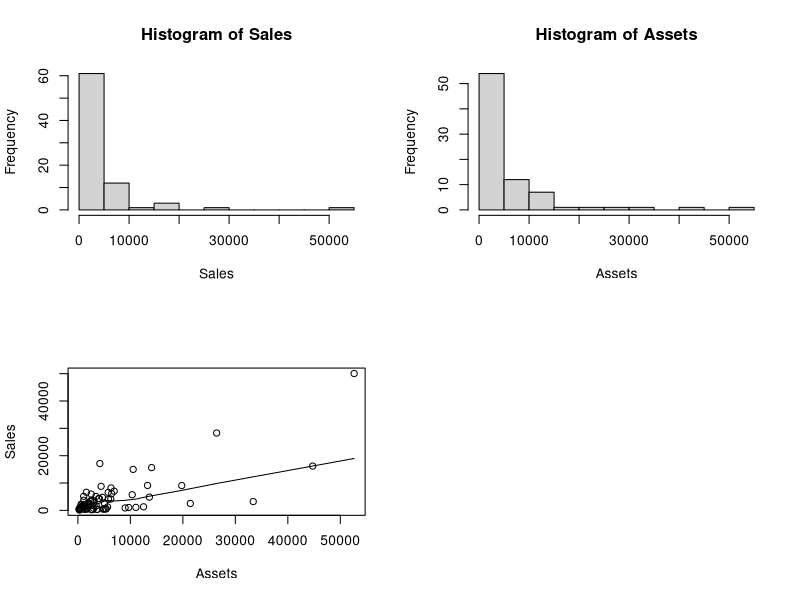
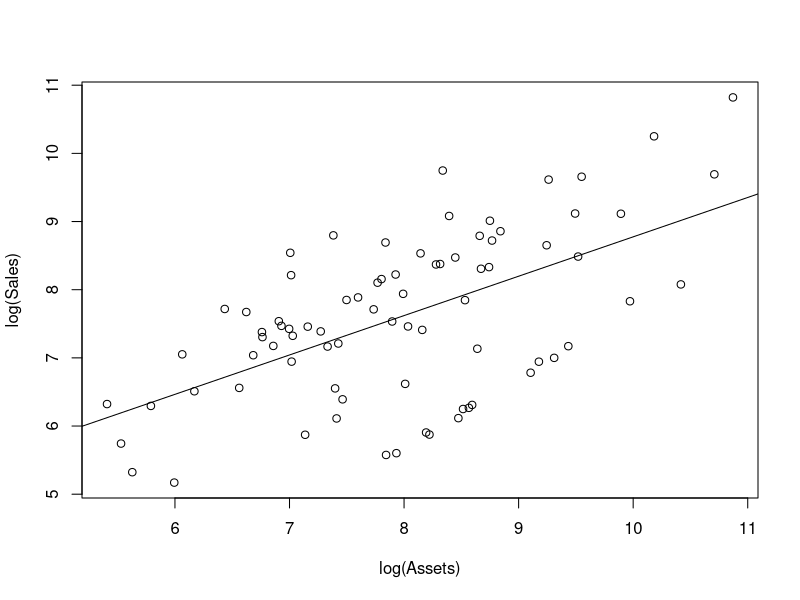
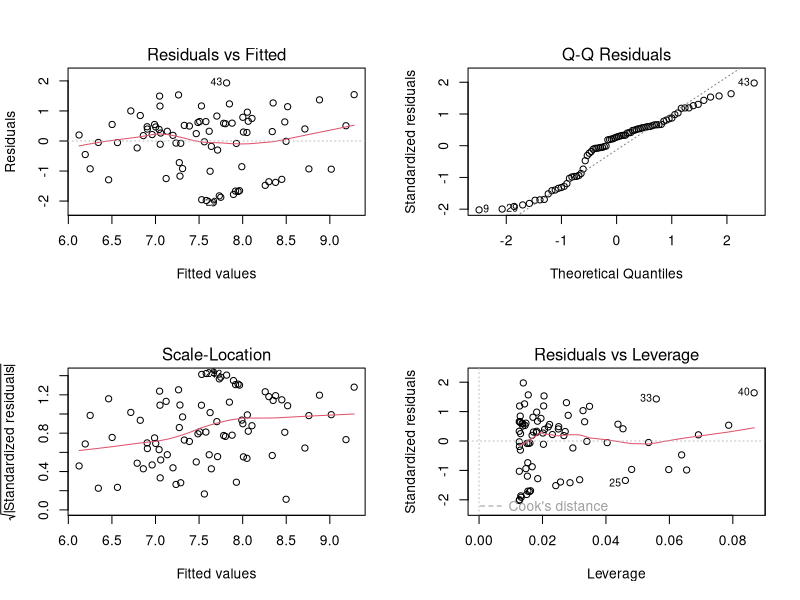

Here is the R script that generated these plots, in order:
library(car)

dta <- read.csv("company.csv")
attach(dta)

##
## Exploratory data analysis.
##

summary(Sales)
summary(Assets)

par(mfrow = c(2, 2))
hist(Sales)
hist(Assets)
plot(Assets, Sales)
lines(lowess(Assets, Sales))

##
## Transformations: First, do Box-Cox on Assets to see whether it needs to be 
## transformed. Then regress Sales on (the transformed) Assets and do Box-Cox on the 
## residuals to see whether Sales needs to be transformed in its relationship with 
## Assets. 
##

## Box-Cox on Assets. The optimal power lambda is -0.043, with a 95% CI of [-0.2023, 
## 0.1163]. This is consistent with lambda = 0, corresponding to a log transformation.
summary(powerTransform(Assets))
x_1 <- log(Assets)

## Now regress Sales on log(Assets) and pass the residuals to the Box-Cox function. 
## Again, log appears to be an appropriate transformation.
fit_1 <- lm(Sales ~ x_1)
summary(powerTransform(fit_1))
y_1 <- log(Sales)

##
## Final model.
##

fit_2 <- lm(y_1 ~ x_1)

par(mfrow = c(1, 1))
plot(x_1, y_1, xlab = "log(Assets)", ylab = "log(Sales)")
abline(fit_2)

## Model assumptions look reasonable.
par(mfrow = c(2, 2))
plot(fit_2)





